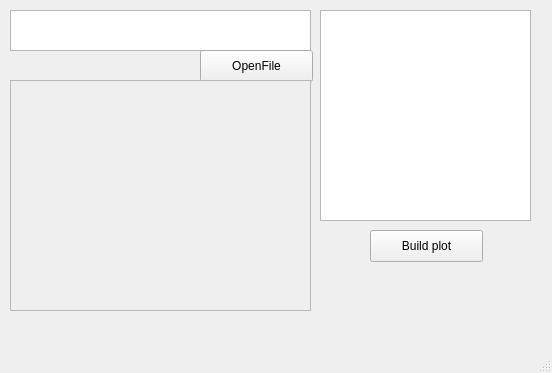
<?xml version="1.0" encoding="UTF-8"?>
<ui version="4.0">
 <class>MainWindow</class>
 <widget class="QMainWindow" name="MainWindow">
  <property name="geometry">
   <rect>
    <x>0</x>
    <y>0</y>
    <width>552</width>
    <height>373</height>
   </rect>
  </property>
  <property name="windowTitle">
   <string>MainWindow</string>
  </property>
  <widget class="QWidget" name="centralwidget">
   <widget class="QPushButton" name="buildBut">
    <property name="geometry">
     <rect>
      <x>370</x>
      <y>230</y>
      <width>113</width>
      <height>32</height>
     </rect>
    </property>
    <property name="text">
     <string>Build plot</string>
    </property>
   </widget>
   <widget class="QPlainTextEdit" name="filePath">
    <property name="geometry">
     <rect>
      <x>10</x>
      <y>10</y>
      <width>301</width>
      <height>41</height>
     </rect>
    </property>
   </widget>
   <widget class="QPushButton" name="fileOpen">
    <property name="geometry">
     <rect>
      <x>200</x>
      <y>50</y>
      <width>113</width>
      <height>32</height>
     </rect>
    </property>
    <property name="text">
     <string>OpenFile</string>
    </property>
   </widget>
   <widget class="QListWidget" name="list1">
    <property name="geometry">
     <rect>
      <x>320</x>
      <y>10</y>
      <width>211</width>
      <height>211</height>
     </rect>
    </property>
   </widget>
   <widget class="QScrollArea" name="scrollArea">
    <property name="geometry">
     <rect>
      <x>10</x>
      <y>80</y>
      <width>301</width>
      <height>231</height>
     </rect>
    </property>
    <property name="widgetResizable">
     <bool>true</bool>
    </property>
    <widget class="QWidget" name="scrollArea1">
     <property name="geometry">
      <rect>
       <x>0</x>
       <y>0</y>
       <width>299</width>
       <height>229</height>
      </rect>
     </property>
    </widget>
   </widget>
  </widget>
  <widget class="QMenuBar" name="menubar">
   <property name="geometry">
    <rect>
     <x>0</x>
     <y>0</y>
     <width>552</width>
     <height>22</height>
    </rect>
   </property>
  </widget>
  <widget class="QStatusBar" name="statusbar"/>
 </widget>
 <resources/>
 <connections/>
</ui>
